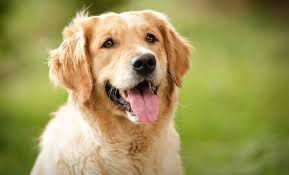
#> input picture CVOpen_Learning/Image_drawing_Functions/dog.jpeg, 289 x 175 px, found by its file name
$ python rectangle_drawing.py
#> lines starting #> are read from the running program, lines starting #| are printed output that depends on the picture; after the words box and inside, x2 and y2 are one past the last pixel; in counts of white or black regions, pixels touching at a corner belong together
import cv2

image = cv2.imread("Image_drawing_Functions\dog.jpeg")
#> image is the input picture: shape (175, 289, 3); mean B, G, R 89.6, 151.3, 160.5

if image is None:
    print("Opps! your image is not working.")

else:
    print("Image laoded successfully")

    pt1 = (50, 150)
    pt2 = (200, 100)
    color = (255, 0, 0)
    thickness = -1

    cv2.rectangle(image, pt1, pt2, color, thickness)
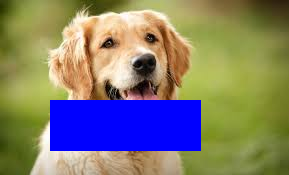
#> image: shape (175, 289, 3); 15.23% of pixels changed, all inside (x1, y1, x2, y2) = (50, 100, 201, 151)

    cv2.imshow("Rectangle drawing", image)
    cv2.waitKey(0)
    cv2.destroyAllWindows()
